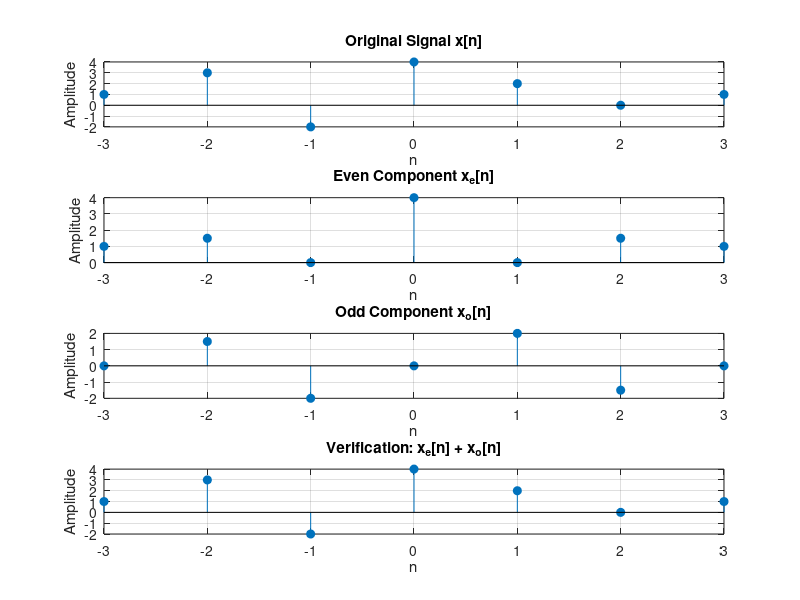

Write the MATLAB code that produced this figure. (Note: this script raises an error after producing the figure.)
% --- Problem 3: Even and Odd Decomposition ---
n = -3:3;
x = [1, 3, -2, 4, 2, 0, 1]; % Asymmetric signal (so both xe and xo are nontrivial)

% Time reversal of x[n]
x_rev = fliplr(x); % Valid because n is symmetrically centered around 0

% Calculate Even and Odd components
xe = 0.5 * (x + x_rev);
xo = 0.5 * (x - x_rev);

% Verification: Reconstruct original signal
x_reconstructed = xe + xo;

% Plotting
figure('Name', 'Problem 3: Even and Odd Decomposition');
subplot(4,1,1); stem(n, x, 'filled'); title('Original Signal x[n]');
xlabel('n'); ylabel('Amplitude'); grid on;

subplot(4,1,2); stem(n, xe, 'filled'); title('Even Component x_e[n]');
xlabel('n'); ylabel('Amplitude'); grid on;

subplot(4,1,3); stem(n, xo, 'filled'); title('Odd Component x_o[n]');
xlabel('n'); ylabel('Amplitude'); grid on;

subplot(4,1,4); stem(n, x_reconstructed, 'filled'); title('Verification: x_e[n] + x_o[n]');
xlabel('n'); ylabel('Amplitude'); grid on;

% Display numerical verification in Command Window
disp('Original Signal:'); disp(x);
disp('Reconstructed (Even + Odd):'); disp(x_reconstructed);
disp('Is the reconstruction exact? (1=Yes, 0=No):');
disp(isequal(round(x,5), round(x_reconstructed,5)));
